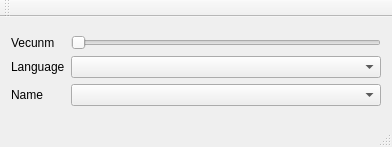
<?xml version="1.0" encoding="UTF-8"?>
<ui version="4.0">
 <class>voice</class>
 <widget class="QMainWindow" name="voice">
  <property name="geometry">
   <rect>
    <x>0</x>
    <y>0</y>
    <width>392</width>
    <height>147</height>
   </rect>
  </property>
  <property name="windowTitle">
   <string>voice</string>
  </property>
  <widget class="QWidget" name="centralWidget">
   <layout class="QGridLayout" name="gridLayout_2">
    <item row="0" column="0">
     <layout class="QGridLayout" name="gridLayout">
      <item row="0" column="0">
       <widget class="QLabel" name="label">
        <property name="text">
         <string>Vecunm</string>
        </property>
       </widget>
      </item>
      <item row="0" column="1">
       <widget class="QSlider" name="Volume">
        <property name="orientation">
         <enum>Qt::Horizontal</enum>
        </property>
       </widget>
      </item>
      <item row="1" column="0">
       <widget class="QLabel" name="label_2">
        <property name="text">
         <string>Language</string>
        </property>
       </widget>
      </item>
      <item row="1" column="1">
       <widget class="QComboBox" name="language"/>
      </item>
      <item row="2" column="0">
       <widget class="QLabel" name="label_3">
        <property name="text">
         <string>Name</string>
        </property>
       </widget>
      </item>
      <item row="2" column="1">
       <widget class="QComboBox" name="engine"/>
      </item>
     </layout>
    </item>
   </layout>
  </widget>
  <widget class="QMenuBar" name="menuBar">
   <property name="geometry">
    <rect>
     <x>0</x>
     <y>0</y>
     <width>392</width>
     <height>23</height>
    </rect>
   </property>
  </widget>
  <widget class="QToolBar" name="mainToolBar">
   <attribute name="toolBarArea">
    <enum>TopToolBarArea</enum>
   </attribute>
   <attribute name="toolBarBreak">
    <bool>false</bool>
   </attribute>
  </widget>
  <widget class="QStatusBar" name="statusBar"/>
 </widget>
 <layoutdefault spacing="6" margin="11"/>
 <resources/>
 <connections/>
</ui>
